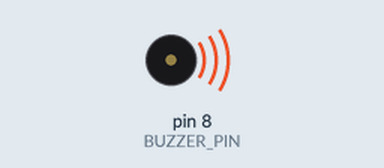
Bench run of a sketch on a simulated Arduino Uno, built with avr-gcc and run on an emulated ATmega328P. Shown: buzzer (waves = sounding).

Above: at 0.5 s.
At 8.5 s:
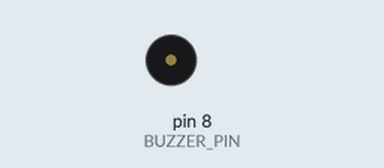
Timing chart, 0 to 11.7 s (numbered marks = the images above):
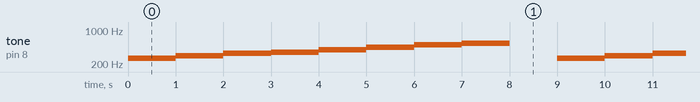

Measured:
- by itself, tone on pin 8 (BUZZER_PIN): repeats every 9.0 s: 294 Hz 1.0 s, 330 Hz 1.0 s, 349 Hz 1.0 s, 392 Hz 1.0 s, 440 Hz 1.0 s, 494 Hz 1.0 s, 540 Hz 1.0 s, silent 1.0 s, 261 Hz 1.0 s

The sketch:

BuzzerDoReMi.ino
```cpp
const int C_4 = 261;   // 도
const int D_4 = 294;   // 레
const int E_4 = 330;   // 미
const int F_4 = 349;   // 파
const int G_4 = 392;   // 솔
const int A_4 = 440;   // 라
const int B_4 = 494;   // 시
const int C_5 = 540;   // 도

int BUZZER_PIN = 8;

void setup() {
}

void loop() {
  tone(BUZZER_PIN, C_4);
  delay(1000);

  tone(BUZZER_PIN, D_4);
  delay(1000);

  tone(BUZZER_PIN, E_4);
  delay(1000);

  tone(BUZZER_PIN, F_4);
  delay(1000);

  tone(BUZZER_PIN, G_4);
  delay(1000);

  tone(BUZZER_PIN, A_4);
  delay(1000);

  tone(BUZZER_PIN, B_4);
  delay(1000);

  tone(BUZZER_PIN, C_5);
  delay(1000);

  noTone(BUZZER_PIN);
  delay(1000);
}
```
